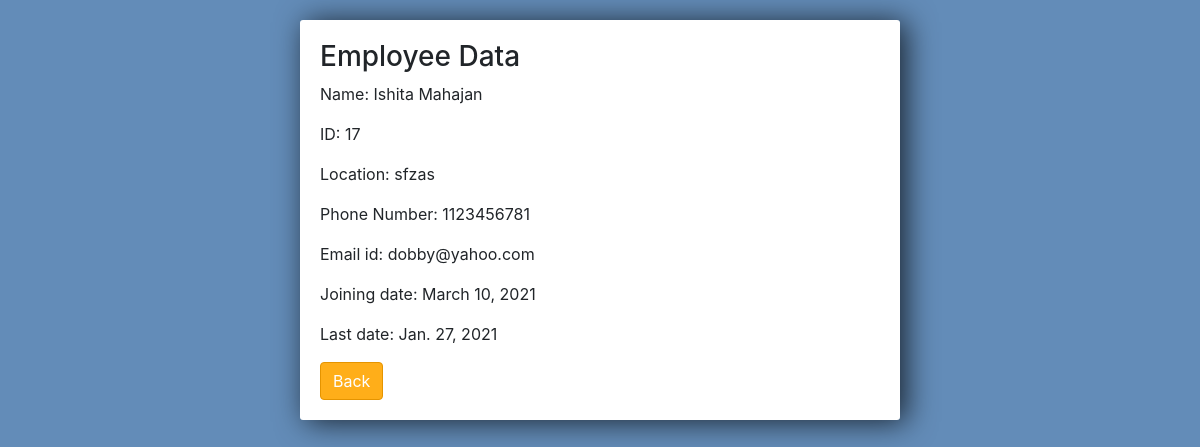
Page /employee/17/ on the committed database.
### employee/models.py (models this page shows)
class Employee_model(models.Model):
	name = models.CharField(max_length=100)
	location = models.TextField()
	phone_number = models.IntegerField()
	email_id = models.EmailField(max_length = 254)
	joining_date = models.DateField()
	last_date = models.DateField()
	def __str__(self):
		return self.name

### employee/views.py (the view)
# urls.py: path('employee/<str:pk>/', views.get_employee, name = "employee_data"),
def get_employee(request, pk):
	emp = Employee_model.objects.get(id=pk)
	context = {
		'emp': emp
	}
	return render(request, 'employee/employee.html', context)

### employee/templates/employee/employee.html (shortened to what this page needs)
<link rel="stylesheet" href="https://stackpath.bootstrapcdn.com/bootstrap/4.3.1/css/bootstrap.min.css">
<div class = "center-column">
<h3>Employee Data</h3>
<p>Name: {{emp}}</p>
<p>ID: {{emp.id}}</p>
<p>Location: {{emp.location}}</p>
<p>Phone Number: {{emp.phone_number}}</p>
<p>Email id: {{emp.email_id}}</p>
<p>Joining date: {{emp.joining_date}}</p>
<p>Last date: {{emp.last_date}}</p>
<a class="btn btn-info btn-danger" href="{% url 'list' %}">Back</a>
</div>

### employee/templates/employee/employee.html (style rules this page uses)
.center-column { width:600px; margin: 20px auto; padding:20px; background-color: #fff; border-radius: 3px; box-shadow: 6px 2px 30px 0px rgba(0,0,0,0.75); }
.btn-danger { background-color: #ffae19; border-color: #e59400; }

### rows in the picture
Employee_model: name "Ishita Mahajan", id "17", location "sfzas", phone_number "1123456781", email_id "dobby@yahoo.com", joining_date "March 10, 2021", last_date "Jan. 27, 2021"
